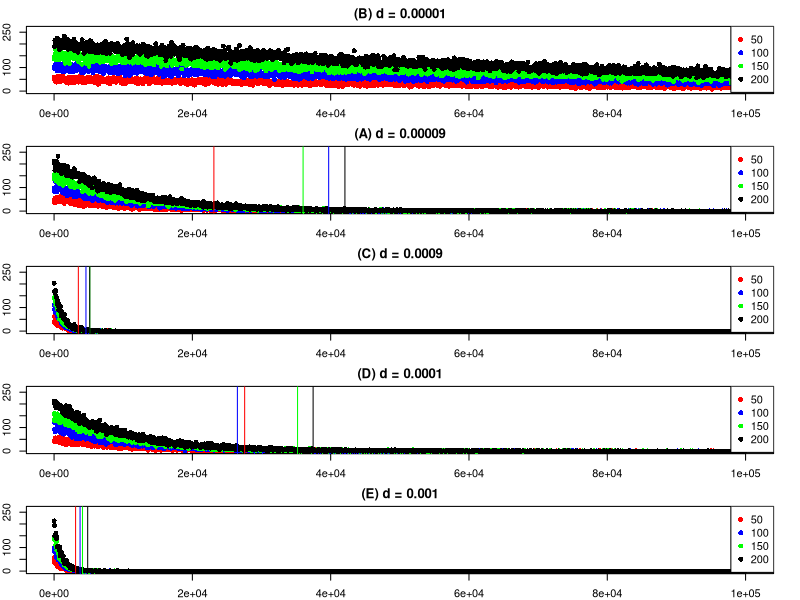
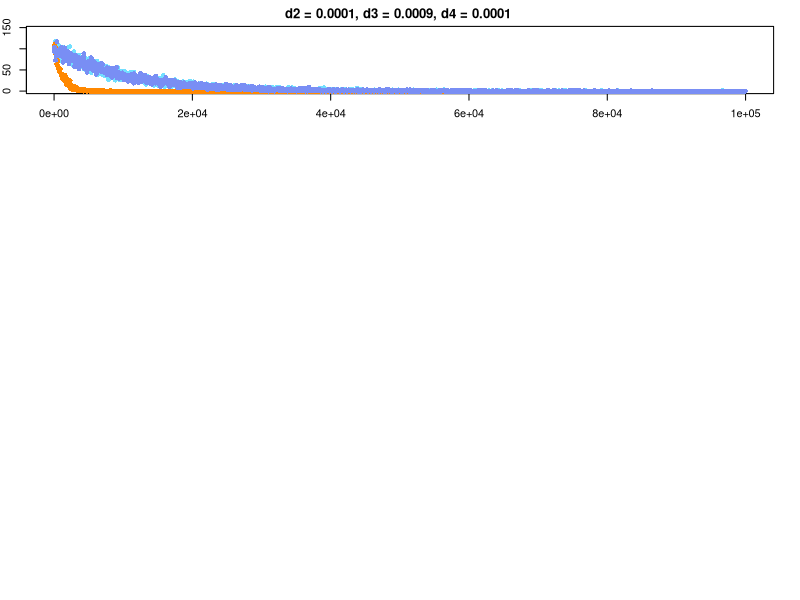

These charts were generated, in order, by the following R code: (Note: this script raises an error after producing the figures.)
## ---- chunk 1


poploop <- seq(10, 100000, by = 50)

d1 <- 0.00001
d1out50 <- c()
d1out100 <- c()
d1out150 <- c()
d1out200 <- c()
for(i in 1:2000){
  ithsize <- poploop[i]
  d1out50[i] <- rpois(n = 1, lambda = (50*exp(-d1*(ithsize))))
  d1out100[i] <- rpois(n = 1, lambda = (100*exp(-d1*(ithsize))))
  d1out150[i] <- rpois(n = 1, lambda = (150*exp(-d1*(ithsize))))
  d1out200[i] <- rpois(n = 1, lambda = (200*exp(-d1*(ithsize))))
}

d1_50plot <- data.frame(gsize= 50, popsize = poploop, out = d1out50)
d1_100plot <- data.frame(gsize= 100, popsize = poploop, out = d1out100)
d1_150plot <- data.frame(gsize= 150, popsize = poploop, out = d1out150)
d1_200plot <- data.frame(gsize= 200, popsize = poploop, out = d1out200)

de <- 0.00009
deout50 <- c()
deout100 <- c()
deout150 <- c()
deout200 <- c()
for(i in 1:2000){
  ithsize <- poploop[i]
  deout50[i] <- rpois(n = 1, lambda = (50*exp(-de*(ithsize))))
  deout100[i] <- rpois(n = 1, lambda = (100*exp(-de*(ithsize))))
  deout150[i] <- rpois(n = 1, lambda = (150*exp(-de*(ithsize))))
  deout200[i] <- rpois(n = 1, lambda = (200*exp(-de*(ithsize))))
}

de_50plot <- data.frame(gsize= 50, popsize = poploop, out = deout50)
de_100plot <- data.frame(gsize= 100, popsize = poploop, out = deout100)
de_150plot <- data.frame(gsize= 150, popsize = poploop, out = deout150)
de_200plot <- data.frame(gsize= 200, popsize = poploop, out = deout200)


d2 <- 0.0001
d2out50 <- c()
d2out100 <- c()
d2out150 <- c()
d2out200 <- c()
for(i in 1:2000){
  ithsize <- poploop[i]
  d2out50[i] <- rpois(n = 1, lambda = (50*exp(-d2*(ithsize))))
  d2out100[i] <- rpois(n = 1, lambda = (100*exp(-d2*(ithsize))))
  d2out150[i] <- rpois(n = 1, lambda = (150*exp(-d2*(ithsize))))
  d2out200[i] <- rpois(n = 1, lambda = (200*exp(-d2*(ithsize))))
}

d2_50plot <- data.frame(gsize= 50, popsize = poploop, out = d2out50)
d2_100plot <- data.frame(gsize= 100, popsize = poploop, out = d2out100)
d2_150plot <- data.frame(gsize= 150, popsize = poploop, out = d2out150)
d2_200plot <- data.frame(gsize= 200, popsize = poploop, out = d2out200)

de2 <- 0.0009
de2out50 <- c()
de2out100 <- c()
de2out150 <- c()
de2out200 <- c()
for(i in 1:2000){
  ithsize <- poploop[i]
  de2out50[i] <- rpois(n = 1, lambda = (50*exp(-de2*(ithsize))))
  de2out100[i] <- rpois(n = 1, lambda = (100*exp(-de2*(ithsize))))
  de2out150[i] <- rpois(n = 1, lambda = (150*exp(-de2*(ithsize))))
   de2out200[i] <- rpois(n = 1, lambda = (200*exp(-de2*(ithsize))))
}

de2_50plot <- data.frame(gsize= 50, popsize = poploop, out = de2out50)
de2_100plot <- data.frame(gsize= 100, popsize = poploop, out = de2out100)
de2_150plot <- data.frame(gsize= 150, popsize = poploop, out = de2out150)
de2_200plot <- data.frame(gsize= 200, popsize = poploop, out = de2out200)

d3 <- 0.001
d3out50 <- c()
d3out100 <- c()
d3out150 <- c()
d3out200 <- c()
for(i in 1:2000){
  ithsize <- poploop[i]
  d3out50[i] <- rpois(n = 1, lambda = (50*exp(-d3*(ithsize))))
  d3out100[i] <- rpois(n = 1, lambda = (100*exp(-d3*(ithsize))))
  d3out150[i] <- rpois(n = 1, lambda = (150*exp(-d3*(ithsize))))
  d3out200[i] <- rpois(n = 1, lambda = (200*exp(-d3*(ithsize))))
}

d3_50plot <- data.frame(gsize= 50, popsize = poploop, out = d3out50)
d3_100plot <- data.frame(gsize= 100, popsize = poploop, out = d3out100)
d3_150plot <- data.frame(gsize= 150, popsize = poploop, out = d3out150)
d3_200plot <- data.frame(gsize= 200, popsize = poploop, out = d3out200)


d2min50 <- min((d2_50plot[d2_50plot$out == 0, ])$popsize)
d2min100 <- min((d2_100plot[d2_100plot$out == 0, ])$popsize)
d2min150 <- min((d2_150plot[d2_150plot$out == 0, ])$popsize)
d2min200 <- min((d2_200plot[d2_200plot$out == 0, ])$popsize)

d3min50 <- min((d3_50plot[d3_50plot$out == 0, ])$popsize)
d3min100 <- min((d3_100plot[d3_100plot$out == 0, ])$popsize)
d3min150 <- min((d3_150plot[d3_150plot$out == 0, ])$popsize)
d3min200 <- min((d3_200plot[d3_200plot$out == 0, ])$popsize)

demin50 <- min((de_50plot[de_50plot$out == 0, ])$popsize)
demin100 <- min((de_100plot[de_100plot$out == 0, ])$popsize)
demin150 <- min((de_150plot[de_150plot$out == 0, ])$popsize)
demin200 <- min((de_200plot[de_200plot$out == 0, ])$popsize)

de2min50 <- min((de2_50plot[de2_50plot$out == 0, ])$popsize)
de2min100 <- min((de2_100plot[de2_100plot$out == 0, ])$popsize)
de2min150 <- min((de2_150plot[de2_150plot$out == 0, ])$popsize)
de2min200 <- min((de2_200plot[de2_200plot$out == 0, ])$popsize)

d2min <- c(d2min50, d2min100, d2min150, d2min200)
demin <- c(demin50, demin100, demin150, demin200)
d3min <- c(d3min50, d3min100, d3min150, d3min200)
de2min <- c(de2min50, de2min100, de2min150, de2min200)

difference <- c((sum(c((demin100 - demin50),(demin150 - demin100), (demin200 - demin150)))/3),
                (sum(c((d2min100 - d2min50),(d2min150 - d2min100), (d2min200 - d2min150)))/3),
                (sum(c((de2min100 - de2min50),(de2min150 - de2min100), (de2min200 - de2min150)))/3),
                (sum(c((d3min100 - d3min50),(d3min150 - d3min100), (d3min200 - d3min150)))/3))

                
              
minsum <- as.data.frame(rbind(demin, d2min, de2min, d3min))
row.names(minsum) <- c(0.00009,  0.0001,  0.0009, 0.001)
colnames(minsum) <-  c(50, 100, 150, 200)





maxy <- (max(c(d1_50plot$out, d1_100plot$out, d1_150plot$out, d1_200plot$out,
               d2_50plot$out, d2_100plot$out, d2_150plot$out, d2_200plot$out,
               d3_50plot$out, d3_100plot$out, d3_150plot$out, d3_200plot$out,
               de_50plot$out, de_100plot$out, de_150plot$out, de_200plot$out), 
               de2_50plot$out, de2_100plot$out, de2_150plot$out, de2_200plot$out) + 30)

par(mfrow = c(5, 1), mar=c(2,2,2,2))

plot(x = d1_50plot$popsize, y = d1_50plot$out, col = "red", pch = 16,
     xlab = "Population Size",  ylab = "Gametes Sampled", main="(B) d = 0.00001", xlim = c(0, 100050), ylim = c(0, maxy))
points(x = d1_100plot$popsize, y = d1_100plot$out, col = "blue", pch = 16)
points(x = d1_150plot$popsize, y = d1_150plot$out, col = "green", pch = 16)
points(x = d1_200plot$popsize, y = d1_200plot$out, col = "black", pch = 16)
legend("topright", legend=c(50, 100, 150, 200), pch=16, col=c("red", "blue", "green", "black"))

plot(x = de_50plot$popsize, y = de_50plot$out, col = "red", pch = 16,
     xlab = "Population Size",  ylab = "Gametes Sampled", main="(A) d = 0.00009", xlim = c(0, 100050), ylim = c(0, maxy))
points(x = de_100plot$popsize, y = de_100plot$out, col = "blue", pch = 16)
points(x = de_150plot$popsize, y = de_150plot$out, col = "green", pch = 16)
points(x = de_200plot$popsize, y = de_200plot$out, col = "black", pch = 16)
abline(v = demin50, col = "red", lwd = 1)
abline(v = demin100, col = "blue", lwd = 1)
abline(v = demin150, col = "green", lwd = 1)
abline(v = demin200, col = "black", lwd = 1)
legend("topright", legend=c(50, 100, 150, 200), pch=16, col=c("red", "blue", "green", "black"))

plot(x = de2_50plot$popsize, y = de2_50plot$out, col = "red", pch = 16,
     xlab = "Population Size",  ylab = "Gametes Sampled", main="(C) d = 0.0009", xlim = c(0, 100050), ylim = c(0, maxy))
points(x = de2_100plot$popsize, y = de2_100plot$out, col = "blue", pch = 16)
points(x = de2_150plot$popsize, y = de2_150plot$out, col = "green", pch = 16)
points(x = de2_200plot$popsize, y = de2_200plot$out, col = "black", pch = 16)
abline(v = de2min50, col = "red", lwd = 1)
abline(v = de2min100, col = "blue", lwd = 1)
abline(v = de2min150, col = "green", lwd = 1)
abline(v = de2min200, col = "black", lwd = 1)
legend("topright", legend=c(50, 100, 150, 200), pch=16, col=c("red", "blue", "green", "black"))

plot(x = d2_50plot$popsize, y = d2_50plot$out, col = "red", pch = 16,
     xlab = "Population Size",  ylab = "Gametes Sampled", main="(D) d = 0.0001", xlim = c(0, 100050), ylim = c(0, maxy))
points(x = d2_100plot$popsize, y = d2_100plot$out, col = "blue", pch = 16)
points(x = d2_150plot$popsize, y = d2_150plot$out, col = "green", pch = 16)
points(x = d2_200plot$popsize, y = d2_200plot$out, col = "black", pch = 16)
abline(v = d2min50, col = "red", lwd = 1)
abline(v = d2min100, col = "blue", lwd = 1)
abline(v = d2min150, col = "green", lwd = 1)
abline(v = d2min200, col = "black", lwd = 1)
legend("topright", legend=c(50, 100, 150, 200), pch=16, col=c("red", "blue", "green", "black"))



plot(x = d3_50plot$popsize, y = d3_50plot$out, col = "red", pch = 16,
     xlab = "Population Size",  ylab = "Gametes Sampled", main="(E) d = 0.001", xlim = c(0, 100050), ylim = c(0, maxy))
points(x = d3_100plot$popsize, y = d3_100plot$out, col = "blue", pch = 16)
points(x = d3_150plot$popsize, y = d3_150plot$out, col = "green", pch = 16)
points(x = d3_200plot$popsize, y = d3_200plot$out, col = "black", pch = 16)
abline(v = d3min50, col = "red", lwd = 1)
abline(v = d3min100, col = "blue", lwd = 1)
abline(v = d3min150, col = "green", lwd = 1)
abline(v = d3min200, col = "black", lwd = 1)
legend("topright", legend=c(50, 100, 150, 200), pch=16, col=c("red", "blue", "green", "black"))



## ---- chunk 2

poploop <- seq(10, 100000, by = 50)


d2 <-  0.0001
d3 <-  0.0009
d4 <-  0.0001
d2out100 <- c()
d3out100 <- c()
d4out100 <- c()
for(i in 1:2000){
  ithsize <- poploop[i]
  d2out100[i] <- rpois(n = 1, lambda = (100*exp(-d2*(ithsize))))
  d3out100[i] <- rpois(n = 1, lambda = (100*exp(-d3*(ithsize))))
  d4out100[i] <- rpois(n = 1, lambda = (100*exp(-d4*(ithsize))))
}

d2_100plot <- data.frame(gsize= 100, popsize = poploop, out = d2out100)
d3_100plot <- data.frame(gsize= 100, popsize = poploop, out = d3out100)
d4_100plot <- data.frame(gsize= 100, popsize = poploop, out = d4out100)

maxy <- (max(c(d2_100plot$out, d3_100plot$out, d4_100plot$out)) + 30)
plot(x = d2_100plot$popsize, y = d2_100plot$out, col = "#72DFFF", pch = 16,
     xlab = "Population Size",  ylab = "Gametes Sampled", main="d2 = 0.0001, d3 = 0.0009, d4 = 0.0001 ", xlim = c(0, 100050), ylim = c(0, maxy))
points(x = d3_100plot$popsize, y = d3_100plot$out, col = "#FF8800", pch = 16)
points(x = d4_100plot$popsize, y = d4_100plot$out, col = "#798EF4", pch = 16)

## ---- chunk 3
knitr::include_graphics("img/Reproduction01.jpg", dpi = 200)
## ---- chunk 4
knitr::include_graphics("img/FigureS1.jpg", dpi = 200)
